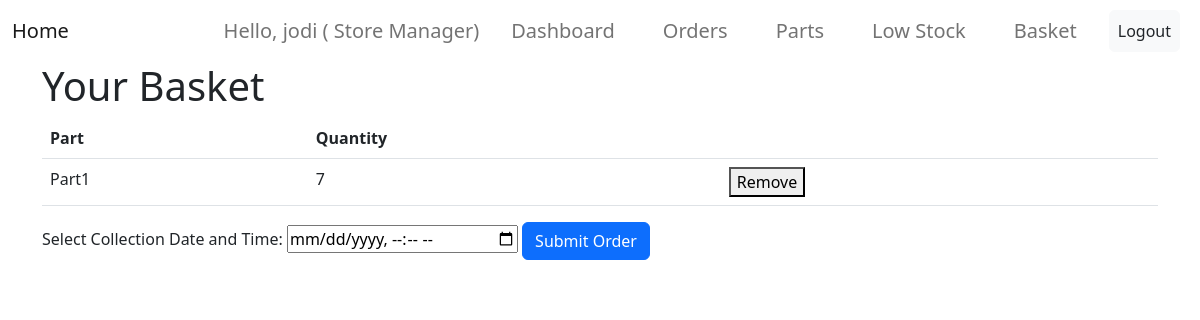
/basket/ (signed in), run on an earlier commit of the app's database.
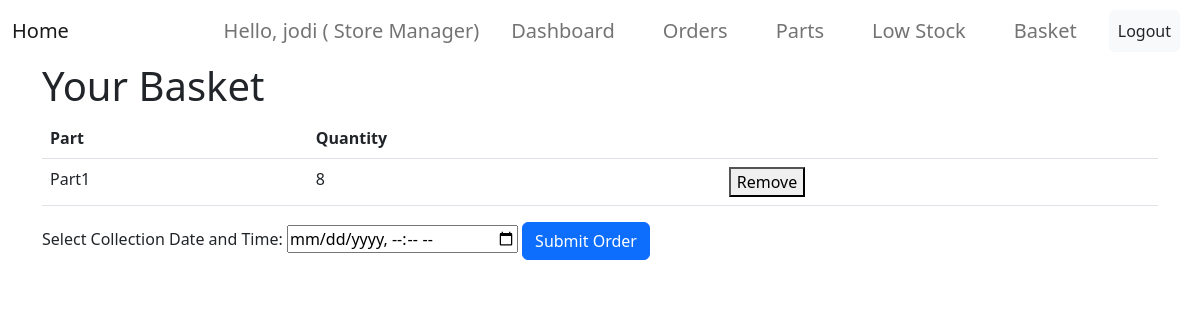
And on a later commit of the database.
### basket/models.py (models this page shows)
class BasketItem(models.Model):
    basket = models.ForeignKey(Basket, on_delete=models.CASCADE, related_name='items')
    part = models.ForeignKey(Part, on_delete=models.CASCADE)
    quantity = models.PositiveIntegerField(default=1)

### parts/models.py (models this page shows, shortened)
class Part(models.Model):
    code = models.CharField(max_length=50, unique=True)
    name = models.CharField(max_length=100)
    num_in_stock = models.PositiveIntegerField(default=0)
    low_stock_warning = models.PositiveIntegerField(default=0)
    location = models.CharField(max_length=10, help_text="Format: AB-A-5")

### basket/views.py (the view, shortened to what this page needs)
# urls.py: path('', BasketDetailView.as_view(), name='basket-home')
class BasketDetailView(DetailView):
    model = Basket
    template_name = 'basket/basket.html'
    context_object_name = 'basket'
    def get_object(self, queryset=None):
        basket, created = Basket.objects.get_or_create(user=self.request.user)
        return basket

### basket/templates/basket/basket.html (shortened to what this page needs)
{% extends "parts/base.html" %}
{% block content %}
    <h1>Your Basket</h1>
    {% if basket.items.exists %}
        <table class="table">
            <thead>
                <tr>
                    <th>Part</th>
                    <th>Quantity</th>
                    <th></th>
                </tr>
            </thead>
            <tbody>
                {% for item in basket.items.all %}
                <tr>
                    <td>{{ item.part.name }}</td>
                    <td>{{ item.quantity }}</td>
                    <td>
                        <form method="post">
                            <button type="submit">Remove</button>
                        </form>
                    </td>
                </tr>
                {% endfor %}
            </tbody>
        </table>
        <form method="post" >
            <label for="collection_datetime">Select Collection Date and Time:</label>
            <input
                type="datetime-local"
                id="collection_datetime"
                name="collection_datetime"
                required>
            <button type="submit" class="btn btn-primary">Submit Order</button>
        </form>
    {% else %}
        <p>Your basket is empty.</p>
    {% endif %}
{% endblock %}

What changed in the data, as far as the page shows it:
changed BasketItem "Part1": quantity "7" → "8"
